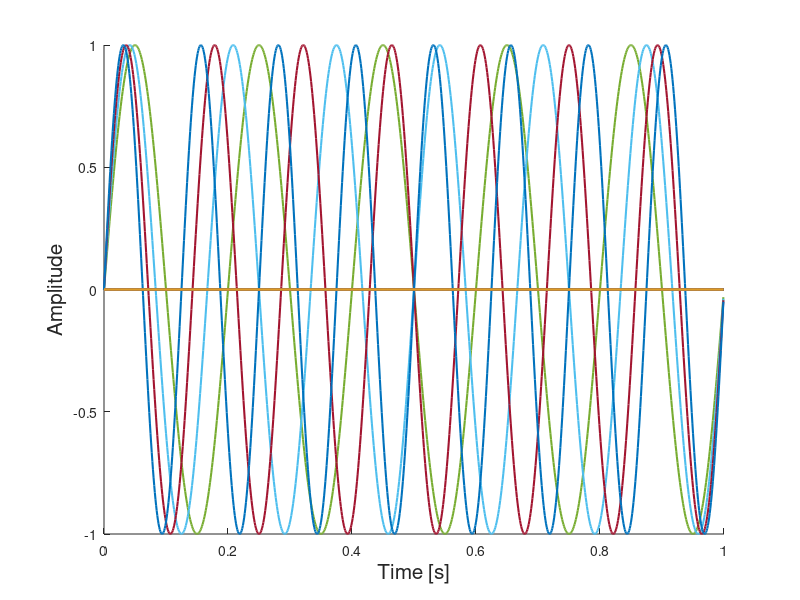
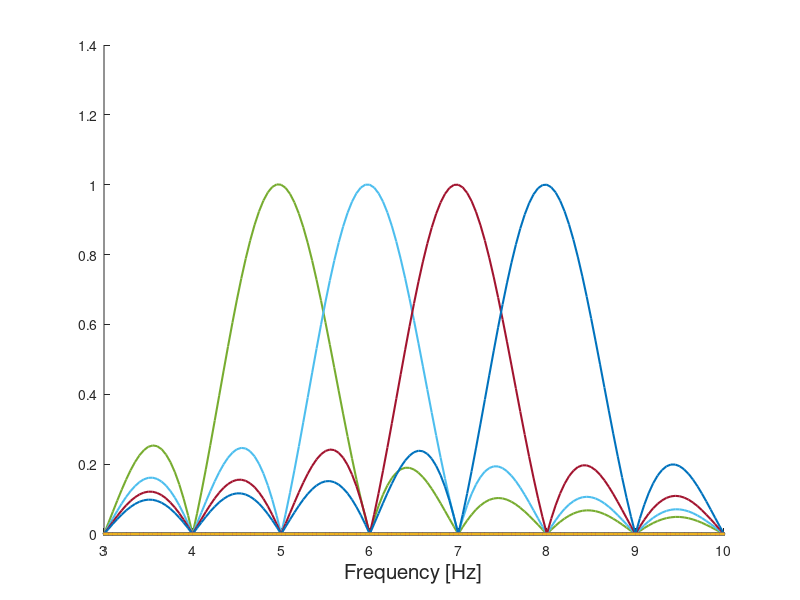
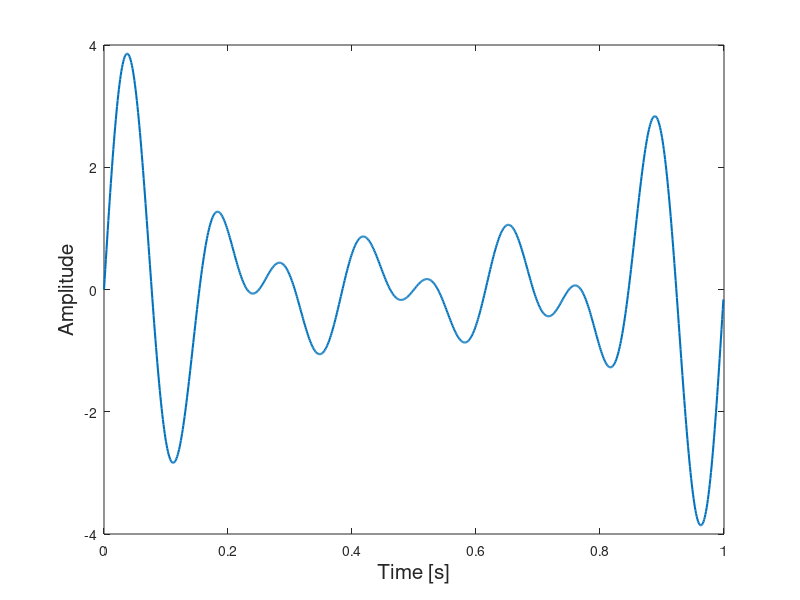
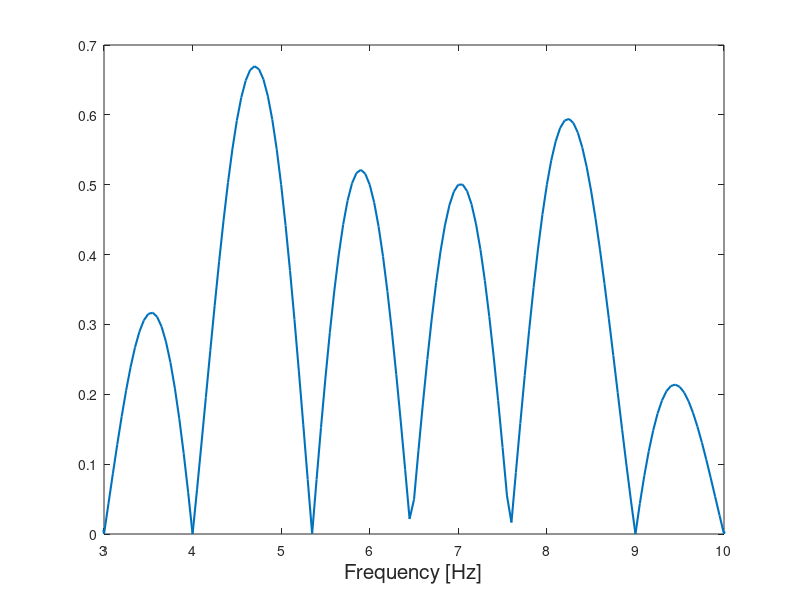

Recreate these plots in MATLAB, in order.
clearvars; close all;

%% parameters
fs = 1000;            % sampling frequency in Hz
N = 1000;             % number of carriers
c_used = 5:8;         % used subcarriers (1 - N/2)
fft_pad = 20;         % padd signal with 0 before fft
scs = fs/N;           % subcarrier spacing in Hz

%% signal generation
time = (0 : fs - 1) / fs;
x = zeros(N, fs);
for n = c_used
    x(n, :) = sin(2 * pi * n * scs * time);
end

figure
hold on;
for n = 1 : N / 2
    plot(time, x(n, :), 'LineWidth', 1.5);
end
hold off;
xlabel("Time [s]", 'FontSize', 15);
ylabel("Amplitude", 'FontSize', 15);

%% freq domain
X = zeros(N, fs * fft_pad);
for n = 1 : N
    X(n, :) = fft(x(n, :), fs * fft_pad) / fs * 2;
end
X = X(:, 1 : fs * fft_pad / 2);
freq = (0 : fs * fft_pad / 2 - 1) / fft_pad;

figure;
hold on;
for n = 1 : N / 2
    plot(freq, abs(X(n, :)), 'LineWidth', 1.5);
end
hold off;
xlim([c_used(1) - 2 c_used(length(c_used)) + 2] * scs);
xlabel("Frequency [Hz]", 'FontSize', 15);

%% Signal combined
x = sum(x);

figure;
plot(time, x, 'LineWidth', 1.5);
xlabel("Time [s]", 'FontSize', 15);
ylabel("Amplitude", 'FontSize', 15);

%% Signal combined freq domain
X = fft(x, fs * fft_pad) / fs;
X = X(1 : fs / 2 * fft_pad);
freq = (0 : fs * fft_pad / 2 - 1) / fft_pad;

figure;
plot(freq, abs(X), 'LineWidth', 1.5);
xlim([c_used(1) - 2 c_used(length(c_used)) + 2] * scs);
xlabel("Frequency [Hz]", 'FontSize', 15);
